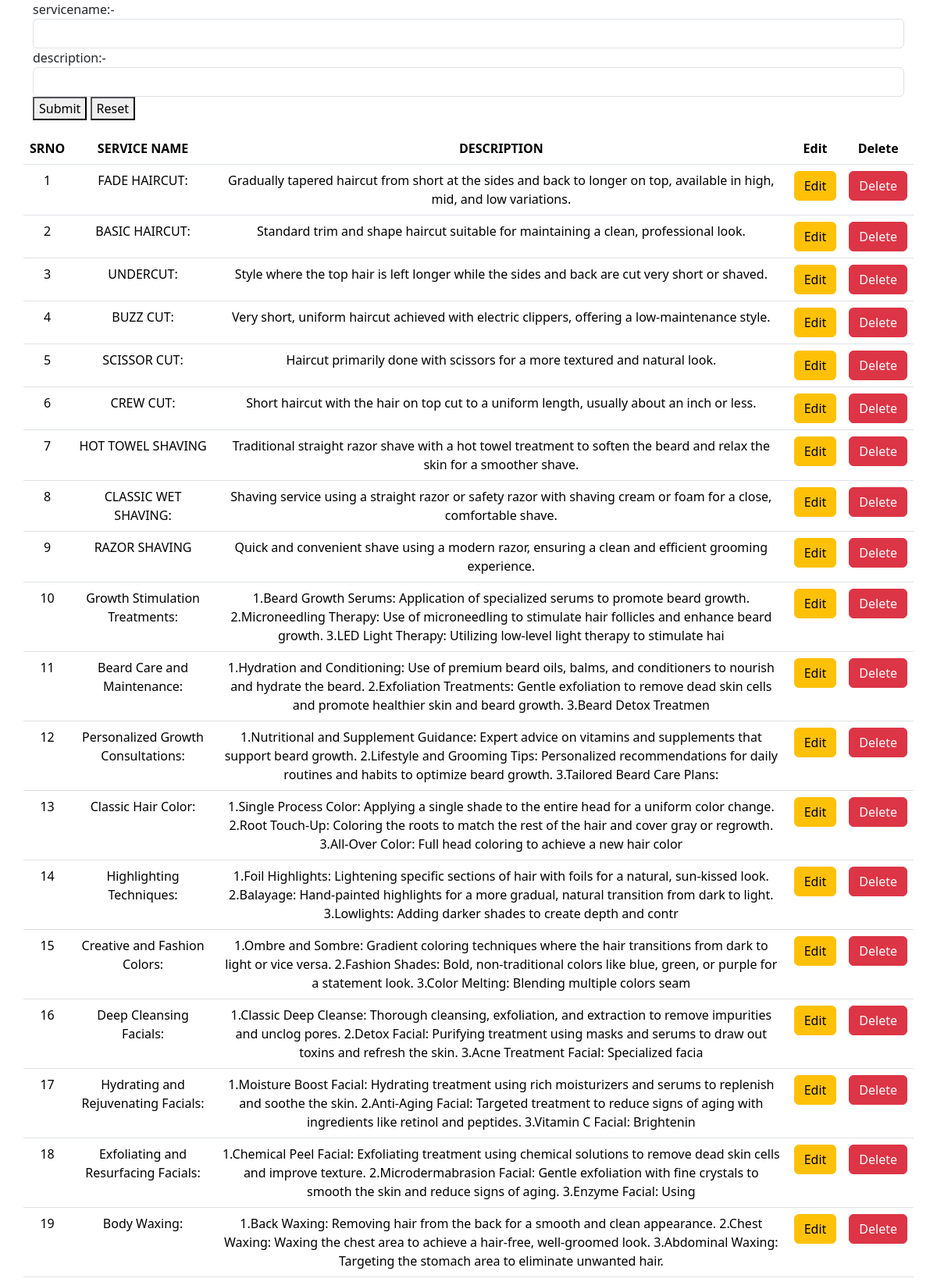
/s.php (upper part), run on the app's committed database.
### tables this page shows
CREATE TABLE `service_table` (
  `id` int(11) NOT NULL,
  `status` varchar(255) NOT NULL DEFAULT 'Active',
  `created_at` timestamp NOT NULL DEFAULT current_timestamp(),
  `service_name` varchar(255) NOT NULL,
  `image` varchar(255) NOT NULL,
  `description` varchar(255) NOT NULL,
  `category_name` varchar(255) NOT NULL
);

### s.php (the view, shortened to what this page needs)
<!DOCTYPE html>
<html lang="en">
<head>
    <link href="https://cdn.jsdelivr.net/npm/bootstrap@5.3.3/dist/css/bootstrap.min.css" rel="stylesheet">
</head>
<body>
<div class="container">
<form method="post" >
<div class="form-group">
<label for="servicname">servicename:-</label>
<input type="text" class="form-control" id="servicname" name="service">
</div>
<div class="form-group">
<label for="description">description:-</label>
<input type="text" class="form-control" id="description" name="description1">
</div>
<button type="submit" name="Submit">Submit</button>
<button type="reset" >Reset</button>
</form>
</div>
<div class="container ">
     <div class="row mt-3">
                    <table class="table">
    <tr class="text-center  text-white">
        <th>SRNO</th>
        <th>SERVICE NAME </th>
        <th>DESCRIPTION</th>
        <th>Edit</th>
        <th>Delete</th>
    </tr>
    <?php
$sno=1;
include('stable.php');
$query="SELECT * FROM `service_table`";
$result= mysqli_query($conn,$query);
while($data = mysqli_fetch_array($result)){
    ?>
    <tr class="text-center text-white ">
        <td><?php echo $sno;?></td>
        <td><?php echo $data['service_name'];?></td>
        <td><?php echo $data['description'];?></td>
        <td><a href="" class="btn btn-warning">Edit</a></td>
        <td><a href="" class="btn btn-danger">Delete</a></td>
    </tr>
<?php
    $sno++;
    }
?>
                  </table>
         </div>
</div>
</body>
</html>

### data on the page
service_table: service_name "FADE HAIRCUT:", description "Gradually tapered haircut from short at the sides and back to longer on top, available in high, mid, and low variations."
service_table: service_name "BASIC HAIRCUT:", description "Standard trim and shape haircut suitable for maintaining a clean, professional look."
service_table: service_name "UNDERCUT:", description "Style where the top hair is left longer while the sides and back are cut very short or shaved."
service_table: service_name "BUZZ CUT:", description "Very short, uniform haircut achieved with electric clippers, offering a low-maintenance style."
service_table: service_name "SCISSOR CUT:", description "Haircut primarily done with scissors for a more textured and natural look."
service_table: service_name "CREW CUT:", description "Short haircut with the hair on top cut to a uniform length, usually about an inch or less."
service_table: service_name "HOT TOWEL SHAVING", description "Traditional straight razor shave with a hot towel treatment to soften the beard and relax the skin for a smoother shave."
service_table: service_name "CLASSIC WET SHAVING:", description "Shaving service using a straight razor or safety razor with shaving cream or foam for a close, comfortable shave."
service_table: service_name "RAZOR SHAVING", description "Quick and convenient shave using a modern razor, ensuring a clean and efficient grooming experience."
service_table: service_name "Growth Stimulation Treatments:", description "1.Beard Growth Serums: Application of specialized serums to promote beard growth. 2.Microneedling Therapy: Use of microneedling to stimulate hair follicles and enhance beard growth. 3.LED Light Therapy: Utilizing low-level light therapy to stimulate hai"
service_table: service_name "Beard Care and Maintenance:", description "1.Hydration and Conditioning: Use of premium beard oils, balms, and conditioners to nourish and hydrate the beard. 2.Exfoliation Treatments: Gentle exfoliation to remove dead skin cells and promote healthier skin and beard growth. 3.Beard Detox Treatmen"
service_table: service_name "Personalized Growth Consultations:", description "1.Nutritional and Supplement Guidance: Expert advice on vitamins and supplements that support beard growth. 2.Lifestyle and Grooming Tips: Personalized recommendations for daily routines and habits to optimize beard growth. 3.Tailored Beard Care Plans:"
service_table: service_name "Classic Hair Color:", description "1.Single Process Color: Applying a single shade to the entire head for a uniform color change. 2.Root Touch-Up: Coloring the roots to match the rest of the hair and cover gray or regrowth. 3.All-Over Color: Full head coloring to achieve a new hair color"
service_table: service_name "Highlighting Techniques:", description "1.Foil Highlights: Lightening specific sections of hair with foils for a natural, sun-kissed look. 2.Balayage: Hand-painted highlights for a more gradual, natural transition from dark to light. 3.Lowlights: Adding darker shades to create depth and contr"
service_table: service_name "Creative and Fashion Colors:", description "1.Ombre and Sombre: Gradient coloring techniques where the hair transitions from dark to light or vice versa. 2.Fashion Shades: Bold, non-traditional colors like blue, green, or purple for a statement look. 3.Color Melting: Blending multiple colors seam"
service_table: service_name "Deep Cleansing Facials:", description "1.Classic Deep Cleanse: Thorough cleansing, exfoliation, and extraction to remove impurities and unclog pores. 2.Detox Facial: Purifying treatment using masks and serums to draw out toxins and refresh the skin. 3.Acne Treatment Facial: Specialized facia"
service_table: service_name "Hydrating and Rejuvenating Facials:", description "1.Moisture Boost Facial: Hydrating treatment using rich moisturizers and serums to replenish and soothe the skin. 2.Anti-Aging Facial: Targeted treatment to reduce signs of aging with ingredients like retinol and peptides. 3.Vitamin C Facial: Brightenin"
service_table: service_name "Exfoliating and Resurfacing Facials:", description "1.Chemical Peel Facial: Exfoliating treatment using chemical solutions to remove dead skin cells and improve texture. 2.Microdermabrasion Facial: Gentle exfoliation with fine crystals to smooth the skin and reduce signs of aging. 3.Enzyme Facial: Using"
service_table: service_name "Body Waxing:", description "1.Back Waxing: Removing hair from the back for a smooth and clean appearance. 2.Chest Waxing: Waxing the chest area to achieve a hair-free, well-groomed look. 3.Abdominal Waxing: Targeting the stomach area to eliminate unwanted hair."
